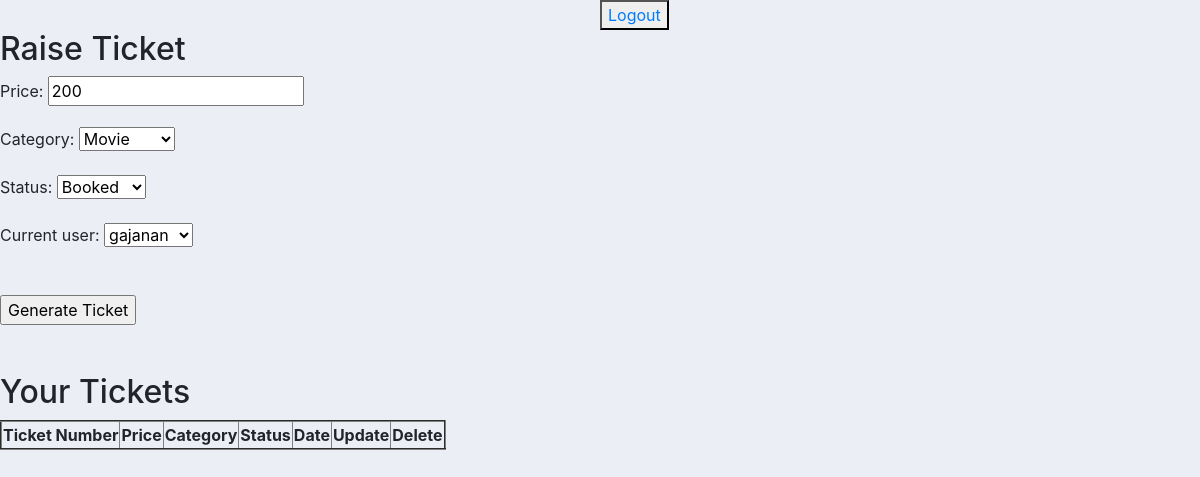
/tick/user_update/2/ (signed in), run on the app's committed database.
### ticketapp/models.py (models this page shows)
class Ticket(models.Model):
    CATEGORY = (
        ('Travelling', 'Travelling'),
        ('Movie', 'Movie'),
        ('Tourism', 'Tourism')
    )
    STATUS = (
        ('Pending', 'Pending'),
        ('Booked', 'Booked'),
        )
    price = models.CharField(max_length=32)
    category = models.CharField(max_length=200, null=True, choices=CATEGORY)
    status = models.CharField(max_length=200, null=True, choices=STATUS)
    date = models.DateField(auto_now_add=True)
    current_user = models.ForeignKey(User,on_delete=models.CASCADE)

### ticketapp/views.py (the view)
# urls.py: path('user_update/<int:id>/',views.user_update_view,name='update_user'),
@login_required(login_url='login')
def user_update_view(request, id):
    tik = Ticket.objects.get(id=id)
    form = TicketForm(instance=tik)
    if request.method == 'POST':
        form = TicketForm(request.POST, instance=tik)
        if form.is_valid():
            form.save()
            return redirect('home')
    template_name = 'ticketapp/home.html'
    context = {'form': form}
    return render(request, template_name, context)

### ticketapp/forms.py
class TicketForm(forms.ModelForm):
    class Meta:
        model = Ticket
        fields = '__all__'

### templates/ticketapp/home.html (shortened to what this page needs)
{% include 'base.html' %}
{% block content %}
<span>
    <button style="margin-left: 50%;">
        <a href="{% url 'logout' %}">Logout</a>
    </button>
</span>
  <h2>Raise Ticket</h2>
    {% if user.is_authenticated %}
        <div>
            <form method="post">
                 {{form.as_p}}
        <br>
                <input type="submit" value="Generate Ticket">
            </form>
        </div>
        <div>
            <table border="2px">
                <tr>
                    <th>Ticket Number</th>
                    <th>Price</th>
                    <th>Category</th>
                    <th>Status</th>
                    <th>Date</th>
                    <th>Update</th>
                    <th>Delete</th>
                </tr>
                <h2>Your Tickets</h2>
        </table>
        </div>
    {% endif %}
{% endblock %}

### static/ticketapp/main.css (style rules this page uses)
body { background-color: #ebeff5; }

### data on the page
Ticket: price "200", category "Movie", status "Booked", current_user "gajanan"
